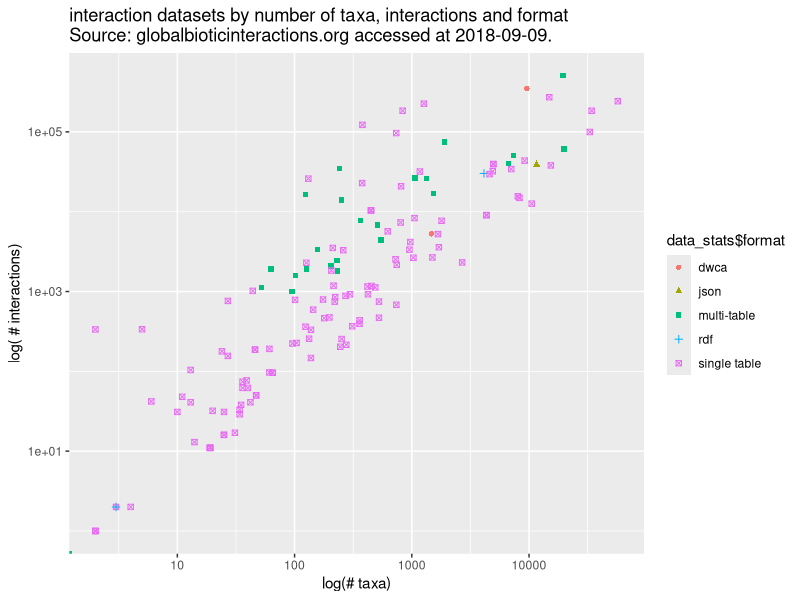

Generate this figure with R:
install.packages('ggplot2')

library(ggplot2)

data_stats <- read.table('dataset_stats.tsv', sep='\t', header=T)

png(filename="dataset_stats.png")

qplot(data_stats$n_taxa, data_stats$n_interactions, data = data_stats, shape = data_stats$format, colour = data_stats$format, log="xy", xlab ="log(# taxa)", ylab = "log( # interactions)", main = 'interaction datasets by number of taxa, interactions and format\nSource: globalbioticinteractions.org accessed at 2018-09-09.')

dev.off()

